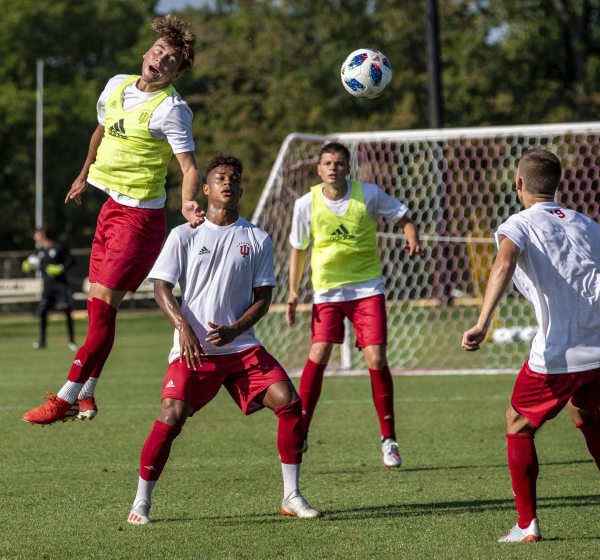
#> input picture OpenCV-Tutorials/assets/soccer_practice.jpg, 1200 x 1119 px (shown at 1/2 size)
$ python 08_cropping.py --image ../OpenCV-Tutorials/assets/soccer_practice.jpg
#> lines starting #> are read from the running program, lines starting #| are printed output that depends on the picture
#Cropping di immagini

import argparse

import cv2

from src.colors import Colors

# definiamo la variabile ap, e la relativa classe
ap = argparse.ArgumentParser()
# Specifichiamo l'argomento che passeremo al nostro script definendolo come obbligatorio
ap.add_argument("-i","--image", required=True, help="Path to the image")
args = vars(ap.parse_args())

# Leggere l'immagine da file system definendo la gamma di colori BGR
image = cv2.imread(args["image"])
#> image is the input picture: shape (1119, 1200, 3); mean B, G, R 70.9, 96, 102.6
cv2.imshow("image", image)
cv2.waitKey()

# coordinates of the "import cv2" text inside the image
## coordinate angolo in alto a sx
x1, y1 = 145, 275
##coordinate angolo in basso a dx
x2, y2 = 305, 321

#effettuiamo il cropping tramite lo slicing di array numpy contenente
#la nostra immagine
cropped = image[y1:y2, x1:x2]
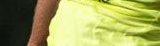
#> cropped: shape (46, 160, 3); mean B, G, R 90.7, 163.2, 160.7
cv2.imshow("Cropped", cropped)
cv2.waitKey()

##Prendiamo tutti i pixel della nostra immagine cropped e li impostiamo tutti
##al valore BLU direttamente sull'immagine originale
cropped[:, :] = Colors.BLUE
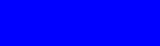
#> cropped: shape (46, 160, 3); mean B, G, R 255, 0, 0
cv2.imshow("Source image modified", image)
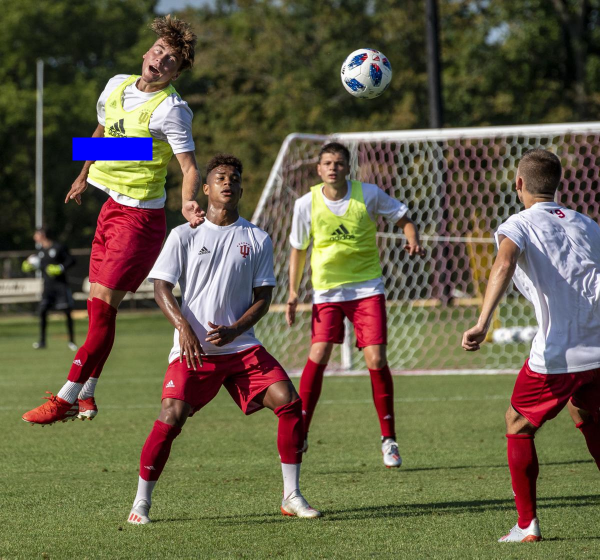
#> window 'Source image modified': shape (1119, 1200, 3) (shown at 1/2 size); mean B, G, R 71.8, 95.1, 101.7
cv2.waitKey()


##Prendiamo tutti i pixel della nostra immagine cropped e li impostiamo tutti
#al valore ROSSO su una copia dell'immagine originale
cropped_copy = image[y1:y2, x1:x2].copy()
cropped_copy[:, :] = Colors.RED
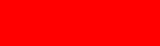
#> cropped_copy: shape (46, 160, 3); mean B, G, R 0, 0, 255

cv2.imshow("Cropped copy", cropped_copy)
cv2.waitKey()

#Mostriamo immagine originale per dimostrare che è immutata rispetto ultima visualizzazione
cv2.imshow("Source image not modified again", image)
cv2.waitKey()
